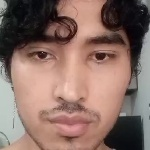
#> input picture API-FACE-DETEC/videos/adrian/rotro_0.jpg, 150 x 150 px; its folder holds only this picture in this run
$ python entrenandoRF.py
#> lines starting #> are read from the running program, lines starting #| are printed output that depends on the picture
import cv2
import os
import numpy as np

dataPath = 'videos'
peopleList = os.listdir(dataPath)
print('Lista de personas: ', peopleList)

labels = []
facesData = []
label = 0

for nameDir in peopleList:
	personPath = dataPath + '/' + nameDir
	print('Leyendo las imágenes')

	for fileName in os.listdir(personPath):
		print('Rostros: ', nameDir + '/' + fileName)
		labels.append(label)
		facesData.append(cv2.imread(personPath+'/'+fileName,0))
		image = cv2.imread(personPath+'/'+fileName,0)
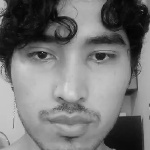
#> image: shape (150, 150); min 2, max 215, mean 117.3
		cv2.imshow('image',image)
		cv2.waitKey(10)
	label = label + 1
#> pass 2 of the loop `for nameDir in peopleList:`:
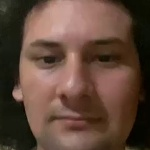
#> input picture API-FACE-DETEC/videos/dolan/rotro_1.jpg, 150 x 150 px
#> `image = cv2.imread(personPath+'/'+fileName,0)`:
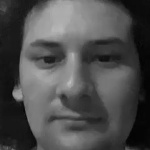
#> image: shape (150, 150); min 2, max 193, mean 77.5

face_recognizer = cv2.face.EigenFaceRecognizer_create()


print("Entrenando...")
face_recognizer.train(facesData, np.array(labels))

face_recognizer.write('modeloEigenFace.yaml')
print("Modelo almacenado...")
